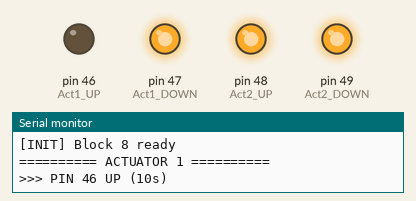
Simulated run of this sketch. Board: Arduino Mega 2560, built with avr-gcc and run on an emulated ATmega2560. On the bench: output pins drawn as LEDs (lit = HIGH), the last lines printed to the serial monitor.

Above: at 3.2 s.
At 24.2 s:
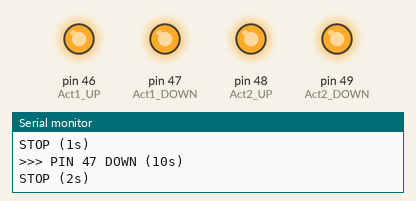
At 37.2 s:
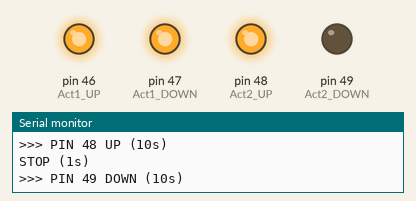
At 60.2 s:
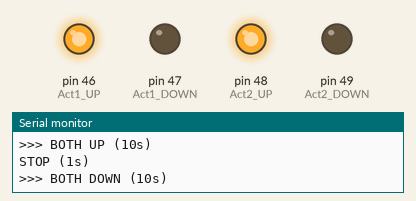
At 86.2 s:
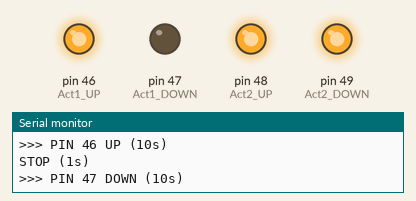
At 121.2 s:
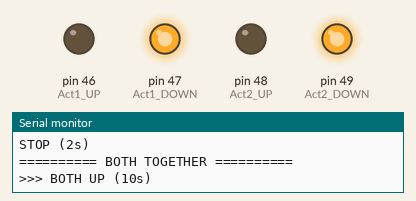
Timing chart, 0 to 122.7 s (numbered marks = the images above):
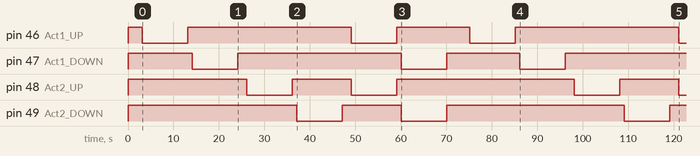

The sketch:

test_full_cycle.ino
```cpp
/**
 * Arduino Mega - Full Cycle Test
 * Сначала UP, потом DOWN для каждого пина отдельно
 */

void setup() {
  Serial.begin(115200);
  delay(100);

  Serial.println("\n========================================");
  Serial.println("  FULL CYCLE TEST - Block 8");
  Serial.println("========================================\n");

  pinMode(46, OUTPUT);  // Act1 UP
  pinMode(47, OUTPUT);  // Act1 DOWN
  pinMode(48, OUTPUT);  // Act2 UP
  pinMode(49, OUTPUT);  // Act2 DOWN

  // Все OFF
  digitalWrite(46, HIGH);
  digitalWrite(47, HIGH);
  digitalWrite(48, HIGH);
  digitalWrite(49, HIGH);

  Serial.println("[INIT] Block 8 ready\n");
  delay(3000);
}

void loop() {
  // ========== ACTUATOR 1 TEST ==========
  Serial.println("\n========== ACTUATOR 1 ==========");

  Serial.println(">>> PIN 46 UP (10s)");
  digitalWrite(46, LOW);   // Act1 UP
  digitalWrite(47, HIGH);  // Act1 DOWN off
  delay(10000);
  digitalWrite(46, HIGH);
  Serial.println("STOP (1s)");
  delay(1000);

  Serial.println(">>> PIN 47 DOWN (10s)");
  digitalWrite(47, LOW);   // Act1 DOWN
  digitalWrite(46, HIGH);  // Act1 UP off
  delay(10000);
  digitalWrite(47, HIGH);
  Serial.println("STOP (2s)\n");
  delay(2000);

  // ========== ACTUATOR 2 TEST ==========
  Serial.println("========== ACTUATOR 2 ==========");

  Serial.println(">>> PIN 48 UP (10s)");
  digitalWrite(48, LOW);   // Act2 UP
  digitalWrite(49, HIGH);  // Act2 DOWN off
  delay(10000);
  digitalWrite(48, HIGH);
  Serial.println("STOP (1s)");
  delay(1000);

  Serial.println(">>> PIN 49 DOWN (10s)");
  digitalWrite(49, LOW);   // Act2 DOWN
  digitalWrite(48, HIGH);  // Act2 UP off
  delay(10000);
  digitalWrite(49, HIGH);
  Serial.println("STOP (2s)\n");
  delay(2000);

  // ========== BOTH TOGETHER ==========
  Serial.println("========== BOTH TOGETHER ==========");

  Serial.println(">>> BOTH UP (10s)");
  digitalWrite(46, LOW);   // Act1 UP
  digitalWrite(48, LOW);   // Act2 UP
  delay(10000);
  digitalWrite(46, HIGH);
  digitalWrite(48, HIGH);
  Serial.println("STOP (1s)");
  delay(1000);

  Serial.println(">>> BOTH DOWN (10s)");
  digitalWrite(47, LOW);   // Act1 DOWN
  digitalWrite(49, LOW);   // Act2 DOWN
  delay(10000);
  digitalWrite(47, HIGH);
  digitalWrite(49, HIGH);
  Serial.println("STOP\n");
  delay(3000);

  Serial.println("========================================");
  Serial.println("CYCLE COMPLETE! Repeating...\n");
  delay(2000);
}
```

Measured:
- by itself, pin 46 (Act1_UP): goes LOW 10.0 s, HIGH 36.0 s, LOW 10.0 s, HIGH 16.0 s, LOW 10.0 s, HIGH 36.0 s, then LOW
- by itself, pin 47 (Act1_DOWN): goes LOW 10.0 s, HIGH 36.0 s, LOW 10.0 s, HIGH 16.0 s, LOW 10.0 s, then HIGH
- by itself, pin 48 (Act2_UP): goes LOW 10.0 s, HIGH 13.0 s, LOW 10.0 s, HIGH 39.0 s, LOW 10.0 s, HIGH 13.0 s, then LOW
- by itself, pin 49 (Act2_DOWN): goes LOW 10.0 s, HIGH 13.0 s, LOW 10.0 s, HIGH 39.0 s, LOW 10.0 s, then HIGH
